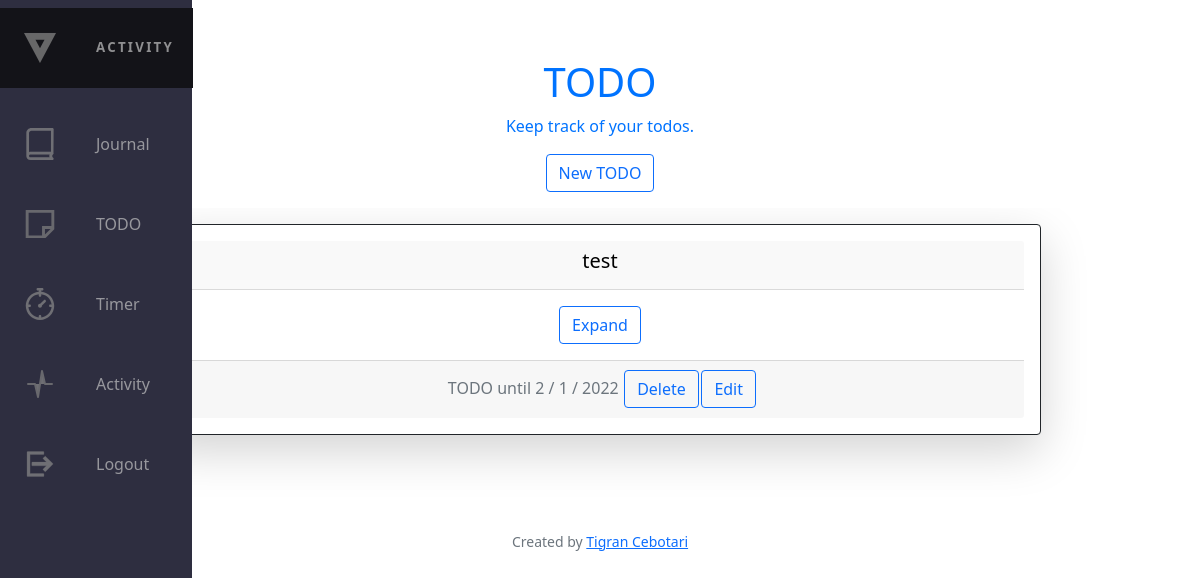
Screenshot of /todos (signed in) with the database file from the repository.
### tables this page shows
CREATE TABLE users_todo (todo_id INTEGER,
 history_id_todo INTEGER PRIMARY KEY AUTOINCREMENT NOT NULL,
 month INTEGER NOT NULL,
 day INTEGER NOT NULL,
 year INTEGER NOT NULL,
 todo TEXT NOT NULL,
 title TEXT NOT NULL,
 FOREIGN KEY(todo_id) REFERENCES users(id));

### app.py (the view)
@app.route ("/todos", methods=["GET","POST"])
@login_required
def todos():
    user_id = session["user_id"]
    todos = db.execute("SELECT * FROM users_todo WHERE todo_id = ?", user_id)
    return render_template("todos.html",todo = todos)

### app.py (called while the page is built)
@app.after_request
def after_request(response):
    response.headers["Cache-Control"] = "no-cache, no-store, must-revalidate"
    response.headers["Expires"] = 0
    response.headers["Pragma"] = "no-cache"
    return response

### login.py (called while the page is built)
def login_required(f):
    @wraps(f)
    def decorated_function(*args, **kwargs):
        if session.get("user_id") is None:
            return redirect("/login")
        return f(*args,**kwargs)
    return decorated_function

### templates/todos.html (shortened to what this page needs)
{% extends "layout.html" %}
{% block main %}
<div>
    <div id="header">
        <h1 id="h1-header">TODO</h1>
        <p id="text-header">
            Keep track of your todos.
        </p>
        <a class="nav-linkC" href="/createtodo"><button class="btn btn-outline-primary" >
            New TODO
        </button></a>
    </div>
</div>
    {% for todo in todo %}
    <div class="d-flex justify-content-center " id="container">
        <div class="card border-dark w-75 shadow-lg p-3 mb-5 bg-body rounded">
            <div class="card-header d-flex justify-content-center" ><h5>{{ todo.title | safe }}</h5></div>
            <div class="card-body">
                <button id="open-button" class="btn btn-outline-primary " type="button" data-bs-toggle="collapse" data-bs-target="#collapseText{{ todo.history_id_todo }}" aria-expanded="true" aria-controls="collapseExample">
                    Expand
                </button>
            </div>
            <div class="card-footer text-muted">
                TODO until {{ todo.month }} / {{ todo.day }} / {{ todo.year }}
                <div class="btn-group">
                <form action="/deletetodo" method="POST" id="buttonDelete">
                    <button type="submit" class="btn btn-outline-primary">Delete</button>
                </form>
                <form action="/edittodobutton" method="POST" id="buttonEdit">
                    <button type="submit" class="btn btn-outline-primary">Edit</button>
                </form>
                </div>
            </div>
        </div>
    </div>
    {% endfor %}
{% endblock %}

### static/style.css (style rules this page uses)
#buttonDelete { padding: 1%; }
#buttonEdit { padding: 1%; }
:root { font-size: 16px; --text-primary: #c7c4c4; --text-secondary: #f0ecec; --bg-primary: #2e2e40; --bg-secondary: #131318; --transition-speed: 600ms; font-family: 'Open Sans'; }
body { color: black; background-color: white; margin: 0; padding: 0; }
#container { margin-left: 0rem; }
.card { border: 0.001rem solid; }
.card-header { background-color: #f9f9f9; text-align: left; }
#header { background-color: rgb(255, 255, 255); height: 20vh; color: #0073ff; z-index: 1; padding: 10px; text-align: center; margin-bottom: 1rem; margin-top: 0; position:relative; }
#text-header { font-weight: 500; }

### rows the page displays
users_todo: title "test", month "2", day "1", year "2022"
